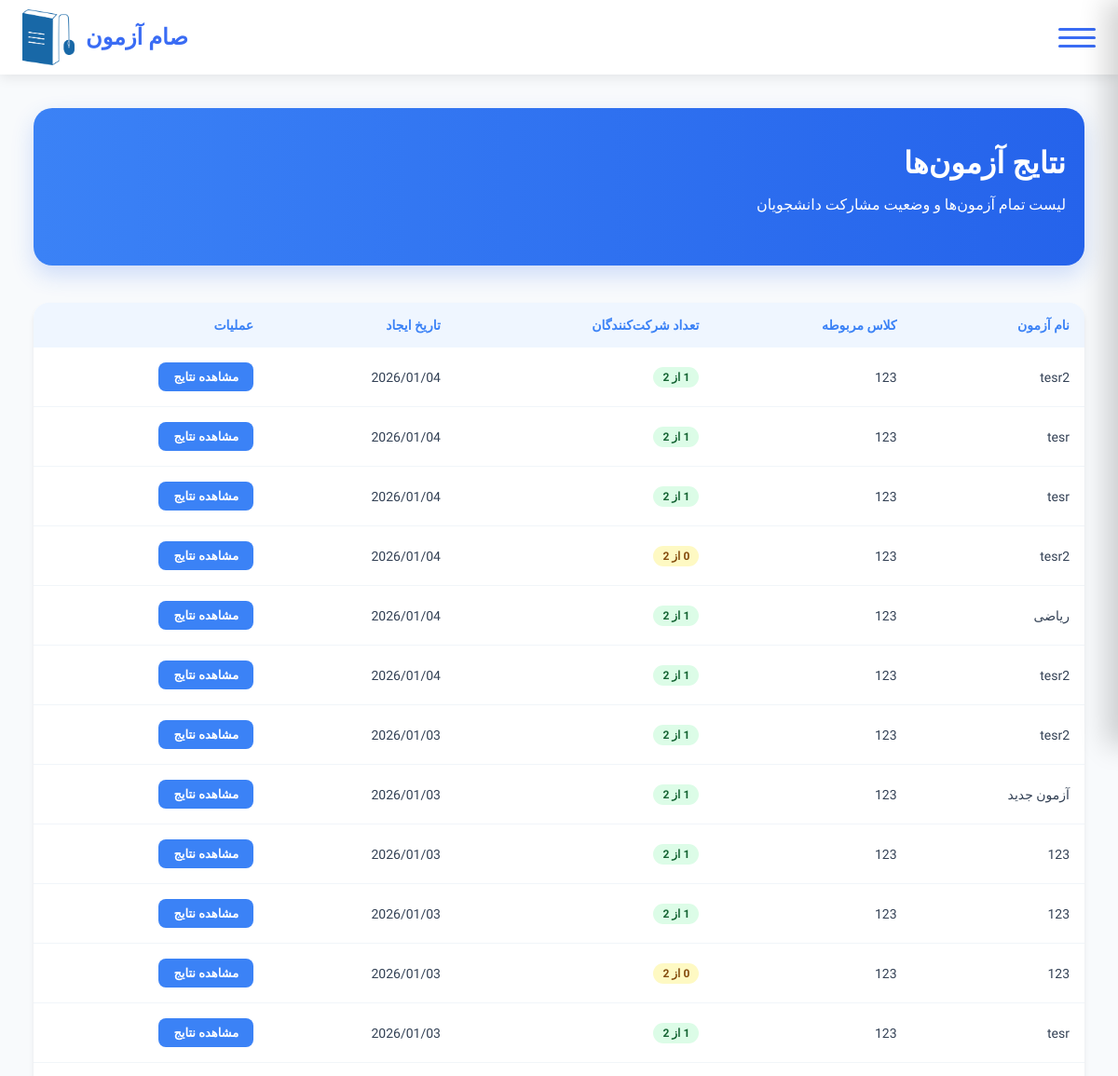
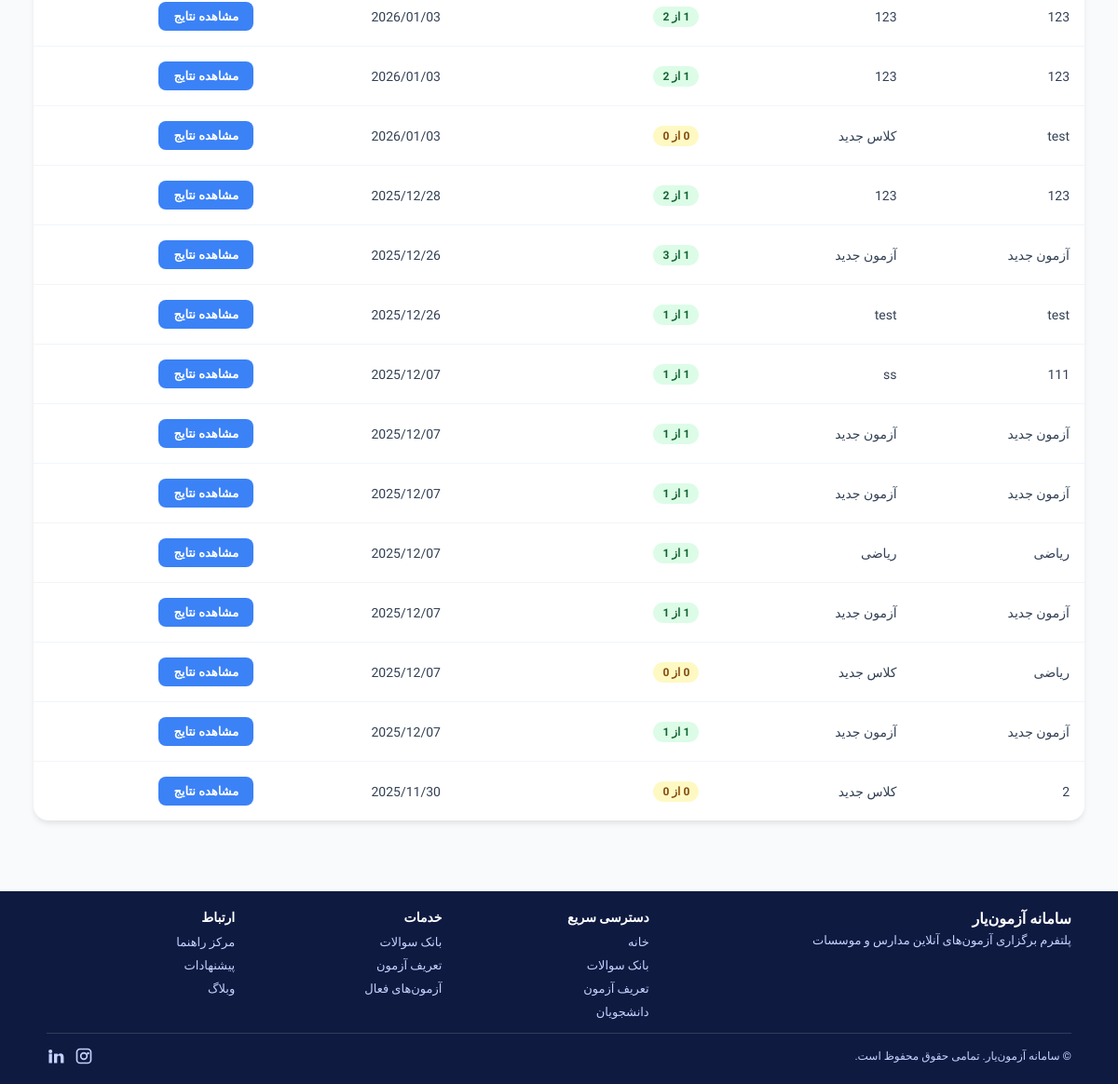
Page /accounts/instructor/results/ (signed in) on the committed database (2 pictures, top to bottom).
### accounts/models.py (models this page shows, shortened)
class Exam(models.Model):
    name = models.CharField(max_length=200)
    classroom = models.ForeignKey('Classroom', on_delete=models.CASCADE, related_name='exams')
    num_questions = models.PositiveIntegerField(default=0)
    created_by = models.ForeignKey(settings.AUTH_USER_MODEL, on_delete=models.CASCADE, related_name='created_exams')
    students = models.ManyToManyField(settings.AUTH_USER_MODEL, related_name='exams', blank=True)
    created_at = models.DateTimeField(auto_now_add=True)
    source_exam = models.ForeignKey('self', null=True, blank=True, on_delete=models.SET_NULL, related_name='derived_exams')
    shuffle_per_student = models.BooleanField(default=True)
    duration = models.PositiveIntegerField(default=60, help_text="Duration in minutes")
    start_time = models.DateTimeField(null=True, blank=True)
    end_time = models.DateTimeField(null=True, blank=True)
    class Meta:
        verbose_name = "آزمون"
        verbose_name_plural = "آزمون‌ها"

class Classroom(models.Model):
    name = models.CharField(max_length=200)
    instructor = models.ForeignKey(settings.AUTH_USER_MODEL, on_delete=models.CASCADE, related_name='owned_classes')
    students = models.ManyToManyField(settings.AUTH_USER_MODEL, related_name='classes', blank=True)
    is_staging = models.BooleanField(default=False)
    is_exam_room = models.BooleanField(default=False)
    class Meta:
        verbose_name = "کلاس"
        verbose_name_plural = "کلاس‌ها"
        constraints = []

### accounts/views.py (the view)
# urls.py: path('instructor/results/', instructor_results_list_view, name='instructor_results_list'),
@login_required
def instructor_results_list_view(request):
    u = request.user
    is_instructor = (getattr(getattr(u, 'role', None), 'code', '') == 'instructor')
    if not is_instructor:
        return redirect('dashboard')
    exams = list(Exam.objects.filter(created_by=u).order_by('-created_at'))
    for e in exams:
        e.total_assigned = e.students.count()
        e.participant_count = ExamAssignment.objects.filter(exam=e, completed_at__isnull=False).count()
    return render(request, 'accounts/instructor_results_list.html', {'exams': exams})

### templates/accounts/instructor_results_list.html (shortened to what this page needs)
{% extends "base.html" %}
{% load static %}
{% block content %}
<div style="max-width: 1200px; margin: 0 auto; padding: 20px;">
    <div class="page-header">
        <div class="page-title">
            <h1>نتایج آزمون‌ها</h1>
            <p>لیست تمام آزمون‌ها و وضعیت مشارکت دانشجویان</p>
        </div>
    </div>
    <table class="results-table">
        <thead>
            <tr>
                <th>نام آزمون</th>
                <th>کلاس مربوطه</th>
                <th>تعداد شرکت‌کنندگان</th>
                <th>تاریخ ایجاد</th>
                <th>عملیات</th>
            </tr>
        </thead>
        <tbody>
            {% for exam in exams %}
            <tr>
                <td>{{ exam.name }}</td>
                <td>{{ exam.classroom.name }}</td>
                <td>
                    <span class="badge {% if exam.participant_count > 0 %}badge-success{% else %}badge-warning{% endif %}">
                        {{ exam.participant_count }} از {{ exam.total_assigned }}
                    </span>
                </td>
                <td>{{ exam.created_at|date:"Y/m/d" }}</td>
                <td>
                    <a href="{% url 'instructor_exam_report' exam.id %}" class="btn-view">مشاهده نتایج</a>
                </td>
            </tr>
            {% empty %}
            <tr>
                <td colspan="5" style="text-align:center; padding:40px; color:#94a3b8;">
                    هنوز آزمونی تعریف نکرده‌اید.
                </td>
            </tr>
            {% endfor %}
        </tbody>
    </table>
</div>
{% endblock %}

### static/styles.css (style rules this page uses)
html, body { height: 100%; }
body { font-family: 'Vazirmatn','IranSans', tahoma, sans-serif; direction: rtl; margin: 0; padding: 0; background: linear-gradient(135deg, #007BFF, #00BFFF); min-height: 100vh; display: flex; flex-direction: column; }
:root { --footer-bg: #0e1a40; --footer-fg: #f0f4ff; --footer-link: #c7d2ff; --footer-link-hover: #ffffff; --footer-divider: rgba(255,255,255,0.15); --footer-ico: #c7d2ff; --footer-head-color: #ffffff; }

### templates/base.html (style rules this page uses)
:root { --header-height: 80px; --header-bg: #ffffff; --header-shadow: 0 4px 12px rgba(0,0,0,0.08); }
body { padding-top: var(--header-height); }

### templates/accounts/instructor_results_list.html (style rules this page uses)
body { background: #f8fafc; }
.page-header { background: linear-gradient(90deg, #3b82f6 0%, #2563eb 100%); color: white; padding: 40px 20px; border-radius: 20px; margin-bottom: 40px; text-align: right; box-shadow: 0 10px 25px rgba(37, 99, 235, 0.2); }
.page-title h1 { font-size: 32px; font-weight: 800; margin: 0 0 10px 0; }
.results-table { width: 100%; border-collapse: separate; border-spacing: 0; background: white; border-radius: 16px; overflow: hidden; box-shadow: 0 4px 6px -1px rgba(0, 0, 0, 0.1); }
.results-table th { background: #eff6ff; color: #3b82f6; font-weight: 700; padding: 16px; text-align: right; font-size: 14px; }
.results-table td { padding: 16px; border-bottom: 1px solid #f1f5f9; color: #334155; font-size: 14px; }
.results-table tr:last-child td { border-bottom: none; }
.badge { display: inline-block; padding: 4px 10px; border-radius: 99px; font-size: 12px; font-weight: 700; }
.badge-success { background: #dcfce7; color: #166534; }
.badge-warning { background: #fef9c3; color: #854d0e; }
.btn-view { background: #3b82f6; color: white; padding: 8px 16px; border-radius: 8px; text-decoration: none; font-size: 13px; font-weight: 600; display: inline-block; transition: 0.2s; }

### rows in the picture
Exam: name "tesr2", classroom.name "123", total_assigned "2", created_at "2026/01/04"
Exam: name "tesr", classroom.name "123", total_assigned "2", created_at "2026/01/04"
Exam: name "tesr", classroom.name "123", total_assigned "2", created_at "2026/01/04"
Exam: name "tesr2", classroom.name "123", total_assigned "2", created_at "2026/01/04"
Exam: name "ریاضی", classroom.name "123", total_assigned "2", created_at "2026/01/04"
Exam: name "tesr2", classroom.name "123", total_assigned "2", created_at "2026/01/04"
Exam: name "tesr2", classroom.name "123", total_assigned "2", created_at "2026/01/03"
Exam: name "آزمون جدید", classroom.name "123", total_assigned "2", created_at "2026/01/03"
Exam: name "123", classroom.name "123", total_assigned "2", created_at "2026/01/03"
Exam: name "123", classroom.name "123", total_assigned "2", created_at "2026/01/03"
Exam: name "123", classroom.name "123", total_assigned "2", created_at "2026/01/03"
Exam: name "tesr", classroom.name "123", total_assigned "2", created_at "2026/01/03"
Exam: name "123", classroom.name "123", total_assigned "2", created_at "2026/01/03"
Exam: name "123", classroom.name "123", total_assigned "2", created_at "2026/01/03"
Exam: name "test", classroom.name "کلاس جدید", total_assigned "0", created_at "2026/01/03"
Exam: name "123", classroom.name "123", total_assigned "2", created_at "2025/12/28"
Exam: name "آزمون جدید", classroom.name "آزمون جدید", total_assigned "3", created_at "2025/12/26"
Exam: name "test", classroom.name "test", total_assigned "1", created_at "2025/12/26"
Exam: name "111", classroom.name "ss", total_assigned "1", created_at "2025/12/07"
Exam: name "آزمون جدید", classroom.name "آزمون جدید", total_assigned "1", created_at "2025/12/07"
Exam: name "آزمون جدید", classroom.name "آزمون جدید", total_assigned "1", created_at "2025/12/07"
Exam: name "ریاضی", classroom.name "ریاضی", total_assigned "1", created_at "2025/12/07"
Exam: name "آزمون جدید", classroom.name "آزمون جدید", total_assigned "1", created_at "2025/12/07"
Exam: name "ریاضی", classroom.name "کلاس جدید", total_assigned "0", created_at "2025/12/07"
Exam: name "آزمون جدید", classroom.name "آزمون جدید", total_assigned "1", created_at "2025/12/07"
Exam: name "2", classroom.name "کلاس جدید", total_assigned "0", created_at "2025/11/30"
